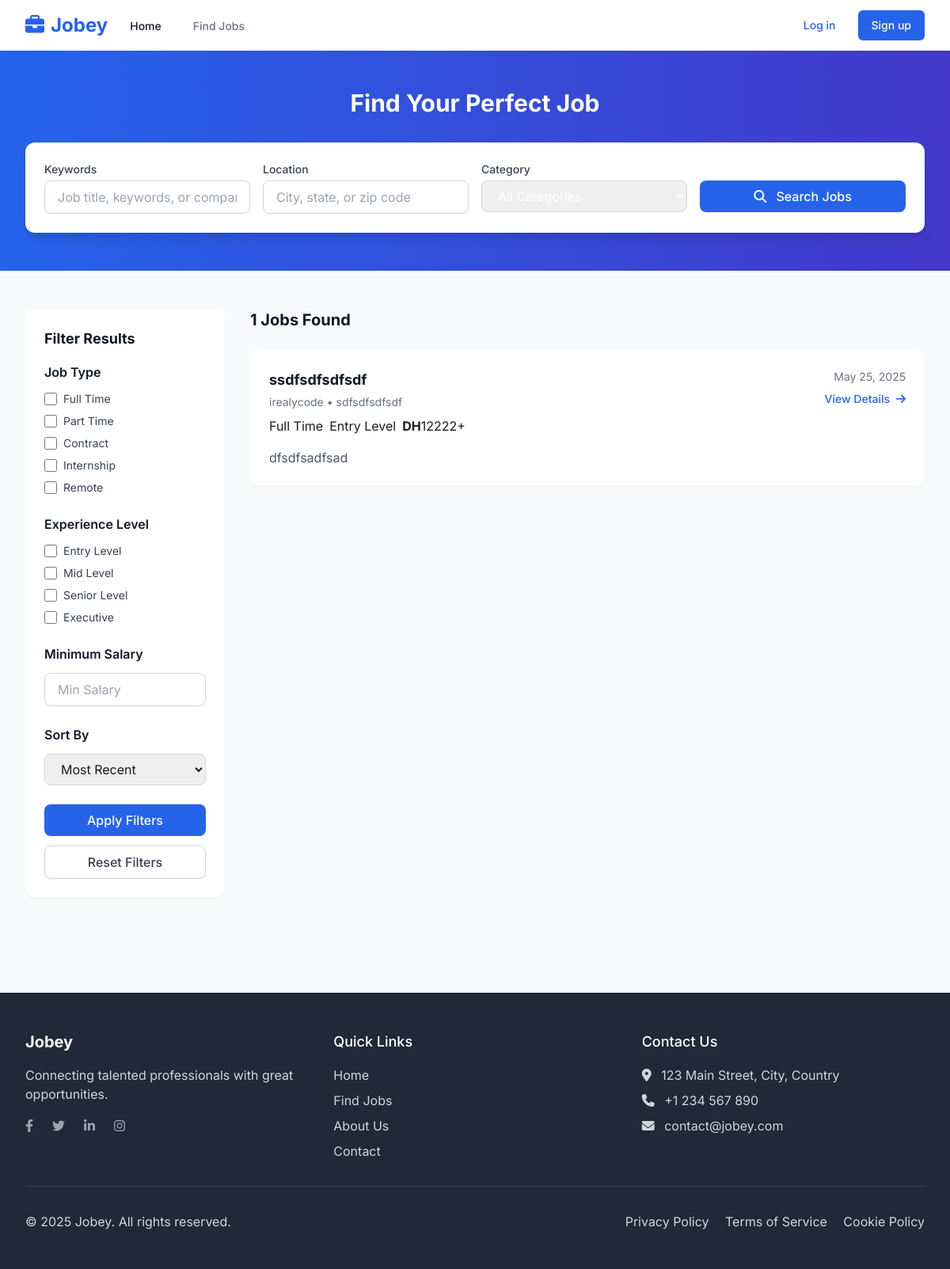
The page /jobs/ on the database as committed earlier.
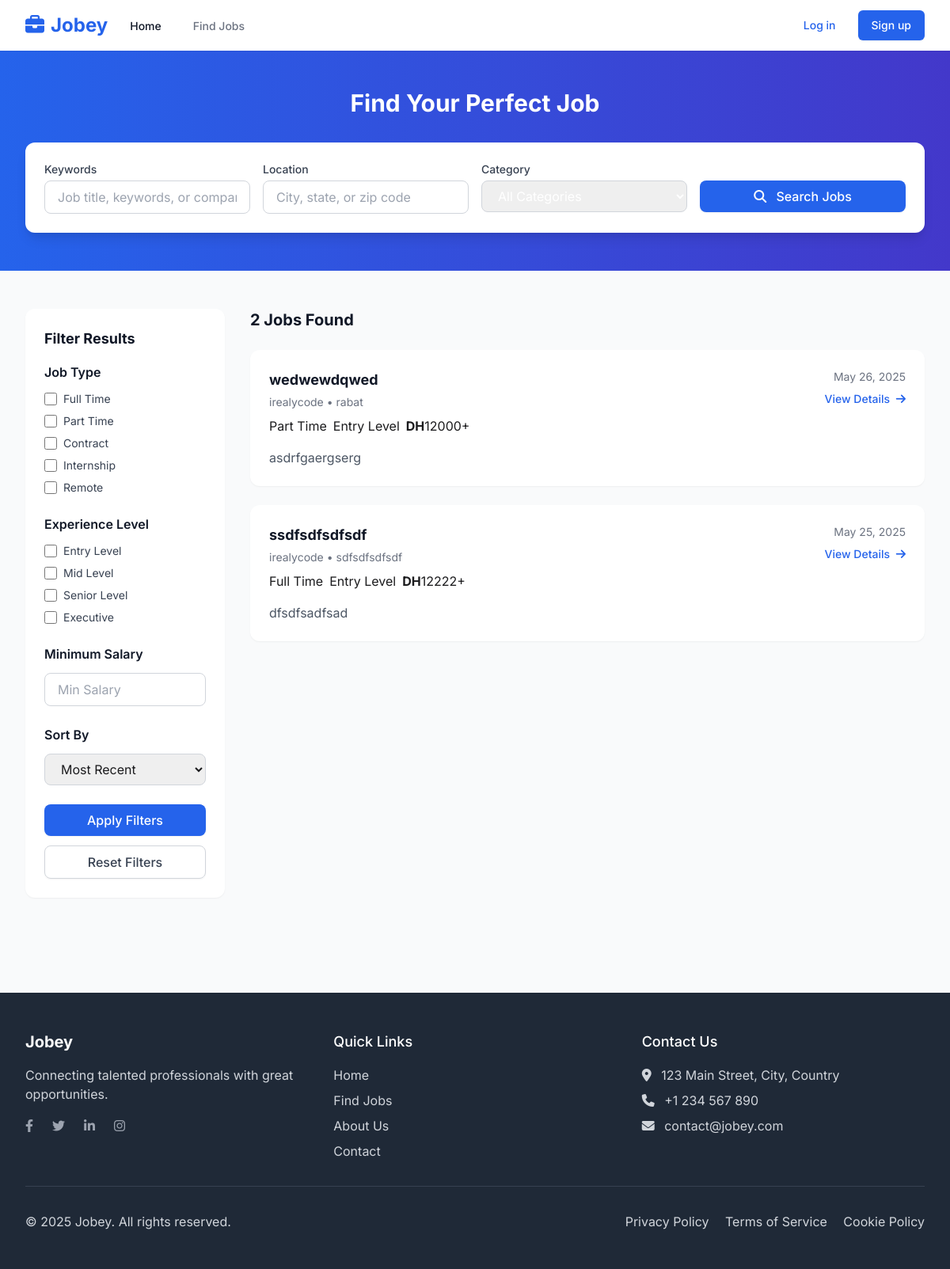
The same page on the database as committed later.
### jobs/models.py (models this page shows, shortened)
class Job(models.Model):
    JOB_TYPE_CHOICES = (
        ('full_time', 'Full Time'),
        ('part_time', 'Part Time'),
        ('contract', 'Contract'),
        ('internship', 'Internship'),
        ('remote', 'Remote'),
    )
    EXPERIENCE_LEVEL_CHOICES = (
        ('entry', 'Entry Level'),
        ('mid', 'Mid Level'),
        ('senior', 'Senior Level'),
        ('executive', 'Executive'),
    )
    title = models.CharField(max_length=100)
    company = models.ForeignKey('users.Company', on_delete=models.CASCADE, related_name='job_listings')
    employer = models.ForeignKey(CustomUser, on_delete=models.CASCADE, related_name='jobs')
    job_type = models.CharField(max_length=20, choices=JOB_TYPE_CHOICES)
    experience_level = models.CharField(max_length=20, choices=EXPERIENCE_LEVEL_CHOICES)
    location = models.CharField(max_length=100)
    salary_min = models.DecimalField(max_digits=10, decimal_places=2, null=True, blank=True)
    salary_max = models.DecimalField(max_digits=10, decimal_places=2, null=True, blank=True)
    description = models.TextField()
    requirements = models.TextField()
    benefits = models.TextField(blank=True)
    application_instructions = models.TextField(blank=True)
    application_url = models.URLField(blank=True)
    is_active = models.BooleanField(default=True)
    created_at = models.DateTimeField(auto_now_add=True)
    updated_at = models.DateTimeField(auto_now=True)
    expiry_date = models.DateField(null=True, blank=True)
    class Meta:
        ordering = ['-created_at']

### users/models.py (models this page shows, shortened)
class Company(models.Model):
    user = models.OneToOneField(CustomUser, on_delete=models.CASCADE, related_name='company')
    name = models.CharField(max_length=100)
    logo = models.ImageField(upload_to='company_logos/', blank=True, null=True)
    website = models.URLField(blank=True)
    description = models.TextField()
    industry = models.CharField(max_length=100)
    size = models.CharField(max_length=50, blank=True)
    founded_year = models.PositiveIntegerField(blank=True, null=True)

### jobs/views.py (the view)
# urls.py: path('', views.JobListView.as_view(), name='job_list'),
class JobListView(ListView):
    model = Job
    template_name = 'jobs/job_list.html'
    context_object_name = 'jobs'
    paginate_by = 10
    def get_queryset(self):
        queryset = Job.objects.filter(is_active=True)
        form = JobSearchForm(self.request.GET)
        if form.is_valid():
            keyword = form.cleaned_data.get('keyword')
            location = form.cleaned_data.get('location')
            job_types = form.cleaned_data.get('job_type')
            experience_levels = form.cleaned_data.get('experience_level')
            min_salary = form.cleaned_data.get('min_salary')
            sort_by = form.cleaned_data.get('sort_by')
            if keyword:
                queryset = queryset.filter(
                    Q(title__icontains=keyword) |
                    Q(description__icontains=keyword) |
                    Q(company__name__icontains=keyword)
                )
            if location:
                queryset = queryset.filter(location__icontains=location)
            if job_types:
                queryset = queryset.filter(job_type__in=job_types)
            if experience_levels:
                queryset = queryset.filter(experience_level__in=experience_levels)
            if min_salary:
                queryset = queryset.filter(salary_min__gte=min_salary)
            if sort_by == 'salary_high':
                queryset = queryset.order_by('-salary_max', '-salary_min')
            elif sort_by == 'salary_low':
                queryset = queryset.order_by('salary_min', 'salary_max')
            elif sort_by == 'relevant':
                queryset = queryset.order_by('-created_at')
        return queryset
    def get_context_data(self, **kwargs):
        context = super().get_context_data(**kwargs)
        context['search_form'] = JobSearchForm(self.request.GET)
        return context

### templates/jobs/job_list.html (shortened to what the changed rows need)
{% extends 'base.html' %}
{% block content %}
<div class="bg-gradient-to-r from-blue-600 to-indigo-700 text-white">
    <div class="max-w-7xl mx-auto px-4 sm:px-6 lg:px-8 py-12">
        <h1 class="text-3xl font-bold text-center mb-8">Find Your Perfect Job</h1>
    </div>
</div>
<div class="max-w-7xl mx-auto px-4 sm:px-6 lg:px-8 py-12">
    <div class="flex flex-col md:flex-row">
        <div class="md:w-1/4 pr-8">
            <div class="sticky top-24 bg-white rounded-xl shadow-sm p-6 mb-6">
                <h2 class="text-lg font-bold text-gray-900 mb-4">Filter Results</h2>
                <form method="get" action="{% url 'job_list' %}">
                    <div class="mb-6">
                        <div class="space-y-2">
                            {% for value, label in search_form.fields.job_type.choices %}
                            <div class="flex items-center">
                                <input type="checkbox" name="job_type" value="{{ value }}" id="id_job_type_{{ forloop.counter }}"
                                class="h-4 w-4 text-blue-600 border-gray-300 rounded focus:ring-blue-500">
                                <label for="id_job_type_{{ forloop.counter }}" class="ml-2 text-sm text-gray-700">{{ label }}</label>
                            </div>
                            {% endfor %}
                        </div>
                    </div>
                    <div class="mb-6">
                        <div class="space-y-2">
                            {% for value, label in search_form.fields.experience_level.choices %}
                            <div class="flex items-center">
                                <input type="checkbox" name="experience_level" value="{{ value }}" id="id_experience_level_{{ forloop.counter }}"
                                class="h-4 w-4 text-blue-600 border-gray-300 rounded focus:ring-blue-500">
                                <label for="id_experience_level_{{ forloop.counter }}" class="ml-2 text-sm text-gray-700">{{ label }}</label>
                            </div>
                            {% endfor %}
                        </div>
                    </div>
                </form>
            </div>
        </div>
        <div class="md:w-3/4 mt-8 md:mt-0">
            <div class="flex justify-between items-center mb-6">
                <h2 class="text-xl font-bold text-gray-900">{{ page_obj.paginator.count }} Jobs Found</h2>
            </div>
            {% if jobs %}
            <div class="space-y-6">
                {% for job in jobs %}
                <div class="bg-white rounded-xl shadow-sm overflow-hidden hover:shadow-md transition-all duration-300">
                    <div class="p-6">
                        <div class="flex items-start">
                            <div class="flex-1">
                                <h3 class="text-lg font-bold text-gray-900 hover:text-blue-600">
                                    <a href="{% url 'job_detail' job.id %}">{{ job.title }}</a>
                                </h3>
                                <div class="text-sm text-gray-500 mt-1">
                                    <a href="{% url 'company_detail' job.company.id %}" class="hover:text-blue-600">{{ job.company.name }}</a> • {{ job.location }}
                                </div>
                                <div class="mt-2 flex flex-wrap gap-2">
                                    <span class="badge {% if job.job_type == 'full_time' %}badge-blue{% elif job.job_type == 'part_time' %}badge-green{% elif job.job_type == 'contract' %}badge-purple{% elif job.job_type == 'internship' %}badge-yellow{% else %}badge-red{% endif %}">
                                        {{ job.get_job_type_display }}
                                    </span>
                                    <span class="badge badge-blue">
                                        {{ job.get_experience_level_display }}
                                    </span>
                                    {% if job.salary_min or job.salary_max %}
                                    <span class="badge badge-green">
                                        {% if job.salary_min and job.salary_max %}
                                        <strong>DH</strong>{{ job.salary_min|floatformat:0 }} - <strong>DH</strong>{{ job.salary_max|floatformat:0 }}
                                        {% elif job.salary_min %}
                                        <strong>DH</strong>{{ job.salary_min|floatformat:0 }}+
                                        {% elif job.salary_max %}
                                        Up to <strong>DH</strong>{{ job.salary_max|floatformat:0 }}
                                        {% endif %}
                                    </span>
                                    {% endif %}
                                </div>
                            </div>
                            <div class="text-right flex-shrink-0">
                                <p class="text-sm text-gray-500">{{ job.created_at|date:"M d, Y" }}</p>
                                <a href="{% url 'job_detail' job.id %}" class="mt-2 inline-block text-sm text-blue-600 hover:text-blue-800 font-medium">
                                    View Details <i class="fas fa-arrow-right ml-1"></i>
                                </a>
                            </div>
                        </div>
                        <div class="mt-4">
                            <p class="text-gray-600 line-clamp-2">{{ job.description|slice:":200" }}{% if job.description|length > 200 %}...{% endif %}</p>
                        </div>
                    </div>
                </div>
                {% endfor %}
            </div>
            {% endif %}
        </div>
    </div>
</div>
{% endblock %}

Rows that differ between the two databases and show on the page:
added Job: title "wedwewdqwed", company.name "irealycode", location "rabat", job_type "Part Time", experience_level "Entry Level", salary_min "12000", created_at "May 26, 2025", description "asdrfgaergserg"
Other text that changed with them:
{{ page_obj.paginator.count }}: "1" → "2"
